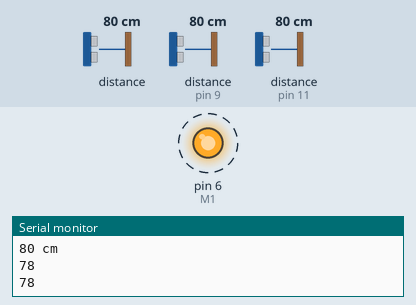
Bench run of a sketch on a simulated Arduino Uno, built with avr-gcc and run on an emulated ATmega328P. Shown: output pins drawn as LEDs (lit = HIGH), the last lines printed to the serial monitor. Wiring (inferred from the names in the program): 2 × ultrasonic range finder: trigger pin 8, echo pin 9 / trigger pin 10, echo pin 11. Dashed ring = blinking. Inputs (shaded band) come from the test bench; at power-on: distance to the obstacle 80 cm, distance to the obstacle (sensors on pin 9, pin 11) 80 cm. The echo pulse lasts 58.3 µs per cm; pins used as bus, display or sensor lines are not drawn.

Above: at 1.2 s.
1.3 s: distance to the obstacle (sensor 0) set to 53 cm
4.4 s: distance to the obstacle (sensor 0) set to 47 cm
At 4.76 s:
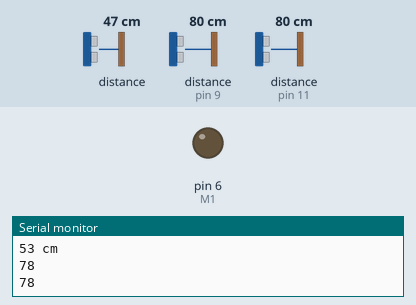
6.0 s: distance to the obstacle (sensor 0) set to 250 cm
At 6.5 s:
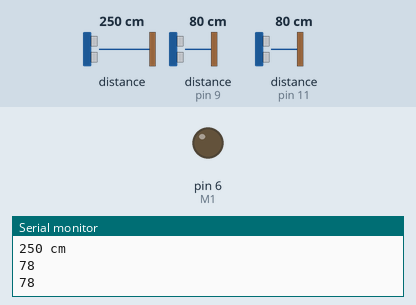
7.5 s: distance to the obstacle (sensor 0) set to 204 cm
9.0 s: distance to the obstacle (sensor 0) set to 194 cm
At 9.24 s:
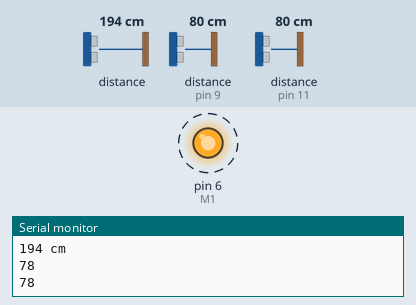
Timing chart, 0 to 13.1 s (numbered marks = the images above; inputs shaded):
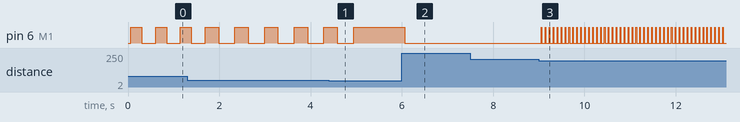

The sketch:

us_and_LiDAR.ino
```cpp
/*
 *  This code is used to compare the reading between the two ultrasound and the lidar. The extra sensors provide stability and redundancy.
 *  In the end, the smaller, therefore closer measurement will be taken into account. Also, multiple readings are made per device and the
 *  average is taken to reduce the effect of false measurements.
*/
#include <Wire.h>
#include <LIDARLite.h>

// Globals
LIDARLite lidarLite;
int cal_cnt = 0;
int thr=200;
int crit=50;
const int M1=6;
const int trigPin = 8;
const int echoPin = 9;
const int trigPin2 = 10;
const int echoPin2 = 11;

long duration;
int dist1;
int distanc;
int thr_u=75;
int crit_u=50;
int average = 5;

int dist2;

void setup()
{
  Serial.begin(9600); // Initialize serial connection to display distance readings
  Serial.println("Program Started");

  pinMode(M1, OUTPUT);
  pinMode(trigPin, OUTPUT); // Sets the trigPin as an Output
  pinMode(echoPin, INPUT); // Sets the echoPin as an Input
  pinMode(trigPin2, OUTPUT); // Sets the trigPin as an Output
  pinMode(echoPin2, INPUT); // Sets the echoPin as an Input


  lidarLite.begin(0, true); // Set configuration to default and I2C to 400 kHz
  lidarLite.configure(0); // Change this number to try out alternate configurations
  Serial.println("Loop Started");
}

void loop()
{
  int dist;

  // At the beginning of every 100 readings,
  // take a measurement with receiver bias correction
  if ( cal_cnt == 0 ) {
    dist = lidarLite.distance();      // With bias correction
  } else {
    dist = lidarLite.distance(false); // Without bias correction
  }

  // Increment reading counter
  cal_cnt++;
  cal_cnt = cal_cnt % 100;

  // Display distance
  Serial.print(dist);
  Serial.println(" cm");

  dist1=0;
  for(int n=0; n<average; n++)
  {
    // Clears the trigPin
    digitalWrite(trigPin, LOW);
    delayMicroseconds(2);

    // Sets the trigPin on HIGH state for 10 micro seconds
    digitalWrite(trigPin, HIGH);
    delayMicroseconds(10);
    digitalWrite(trigPin, LOW);


    // Reads the echoPin, returns the sound wave travel time in microseconds
    duration = pulseIn(echoPin, HIGH);

    // Calculating the distance
    distanc = duration*0.034/2;

    // Prints the distance on the Serial Monitor

    dist1=dist1+distanc;
    }

    dist1 = dist1/average;
    Serial.println(dist1);

    dist2=0;
    for(int n=0; n<average; n++)
    {
      // Clears the trigPin
      digitalWrite(trigPin2, LOW);
      delayMicroseconds(2);

      // Sets the trigPin on HIGH state for 10 micro seconds
      digitalWrite(trigPin2, HIGH);
      delayMicroseconds(10);
      digitalWrite(trigPin2, LOW);


      // Reads the echoPin, returns the sound wave travel time in microseconds
      duration = pulseIn(echoPin2, HIGH);

      // Calculating the distance
      distanc = duration*0.034/2;

      // Prints the distance on the Serial Monitor

      dist2=dist2+distanc;
    }

    dist2 = dist2/average;
      Serial.println(dist2);

    if((dist2<dist1)&&(dist2!=0)) dist1=dist2; //Distance 1 will be the minimum of both measurments (dist1 & dist2)
    dist1+=10; // For stability

    if((dist1<thr_u)&&(dist1!=0)&&(dist1<dist)){ //Case for ultrasound a smaller ultrasound reading
      if(dist1>crit)
       {
          digitalWrite(M1, HIGH);
          delay(2*(thr-dist1));
          digitalWrite(M1, LOW);
          delay(2*(thr-dist1));
       }

       else
       {
          digitalWrite(M1, HIGH);
       }
    }
    else{
      if(dist < 5){
      return;
    }
    else if(dist<thr && dist>crit) //Case the reading of the lidar is smaller
    {
      digitalWrite(M1, HIGH);
      delay(2*(thr-dist));
      digitalWrite(M1, LOW);
      delay(2*(thr-dist));
    }
    else if(dist<=crit)
    {
        digitalWrite(M1, HIGH);
      }
      else{
        digitalWrite(M1,LOW);
      }
    }
}
```

Measured:
- the behaviour switches between 51 and 50 cm on distance to the obstacle (sensor 0) (found by bisection; images 0 and 1)
- the behaviour switches between 200 and 199 cm on distance to the obstacle (sensor 0) (found by bisection; images 2 and 3)
- after the input at 4.4 s, pin 6 (M1): goes on until 4.9 s, then stays HIGH
- after the input at 6.0 s, pin 6 (M1): HIGH → LOW after 0.06 s
- after the input at 9.0 s, pin 6 (M1): alternates HIGH for 0.01 s and LOW for 0.07 s, starting after 0.06 s
- by itself, pin 6 (M1): alternates HIGH for 0.29 s and LOW for 0.36 s
